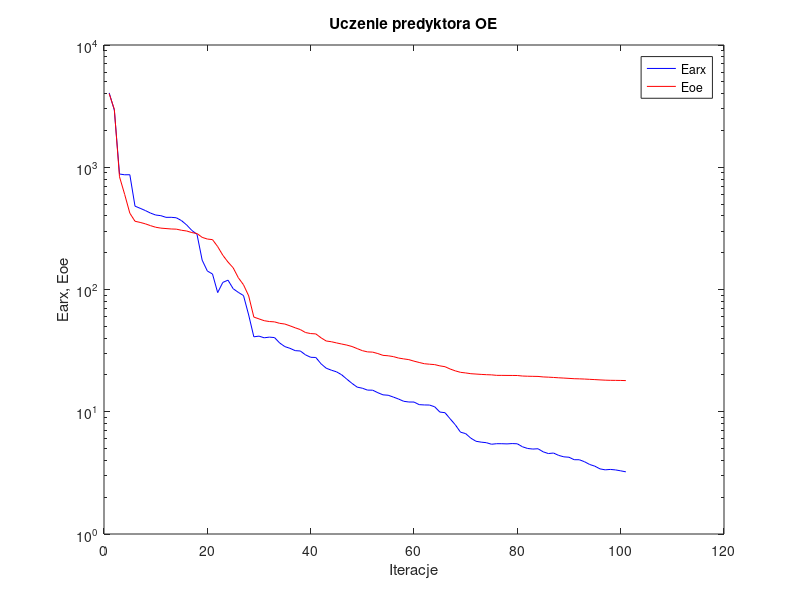
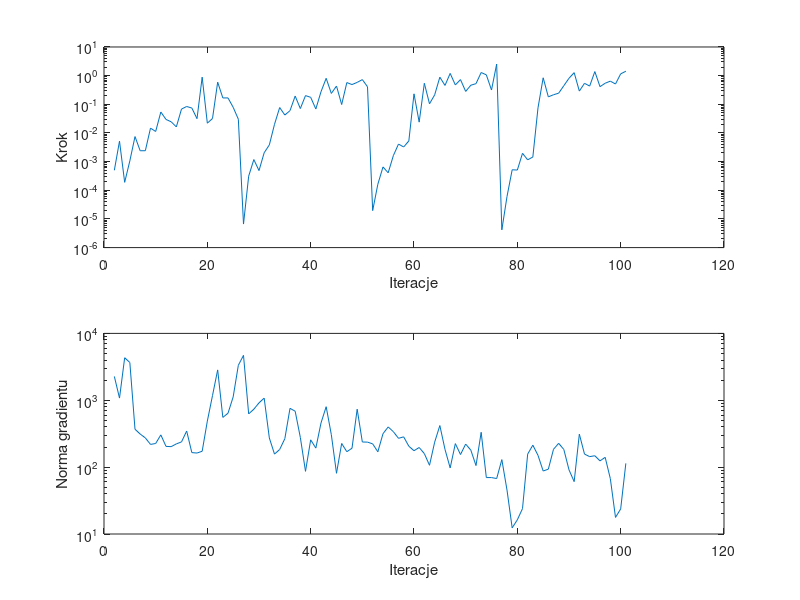

Recreate these plots in MATLAB, in order.
%uczenie predyktora oe
clear all;
n=0; farx(n+1)=4.057577e+003; foe(n+1)=4.001846e+003; wspucz(n+1)=0.000000e+000; ng(n+1)=0.000000e+000;
%odnowa zmiennej metryki
n=1; farx(n+1)=2.932045e+003; foe(n+1)=2.975111e+003; krok(n+1)=4.987505e-004; ng(n+1)=2.271874e+003;
n=2; farx(n+1)=8.803119e+002; foe(n+1)=8.357114e+002; krok(n+1)=5.167850e-003; ng(n+1)=1.078185e+003;
n=3; farx(n+1)=8.678676e+002; foe(n+1)=5.995510e+002; krok(n+1)=1.895397e-004; ng(n+1)=4.322383e+003;
n=4; farx(n+1)=8.686038e+002; foe(n+1)=4.208392e+002; krok(n+1)=1.060430e-003; ng(n+1)=3.669811e+003;
n=5; farx(n+1)=4.807020e+002; foe(n+1)=3.616207e+002; krok(n+1)=7.479896e-003; ng(n+1)=3.686603e+002;
n=6; farx(n+1)=4.614946e+002; foe(n+1)=3.538162e+002; krok(n+1)=2.394037e-003; ng(n+1)=3.127393e+002;
n=7; farx(n+1)=4.425125e+002; foe(n+1)=3.445545e+002; krok(n+1)=2.400181e-003; ng(n+1)=2.736035e+002;
n=8; farx(n+1)=4.217774e+002; foe(n+1)=3.329464e+002; krok(n+1)=1.473291e-002; ng(n+1)=2.187211e+002;
n=9; farx(n+1)=4.067268e+002; foe(n+1)=3.230549e+002; krok(n+1)=1.127002e-002; ng(n+1)=2.256361e+002;
n=10; farx(n+1)=4.017793e+002; foe(n+1)=3.177455e+002; krok(n+1)=5.387784e-002; ng(n+1)=3.036668e+002;
n=11; farx(n+1)=3.892707e+002; foe(n+1)=3.151933e+002; krok(n+1)=2.965791e-002; ng(n+1)=2.041963e+002;
n=12; farx(n+1)=3.895684e+002; foe(n+1)=3.126892e+002; krok(n+1)=2.452306e-002; ng(n+1)=2.025196e+002;
n=13; farx(n+1)=3.860738e+002; foe(n+1)=3.116638e+002; krok(n+1)=1.626130e-002; ng(n+1)=2.226056e+002;
n=14; farx(n+1)=3.660570e+002; foe(n+1)=3.051981e+002; krok(n+1)=6.813219e-002; ng(n+1)=2.382903e+002;
n=15; farx(n+1)=3.372545e+002; foe(n+1)=3.009881e+002; krok(n+1)=8.388517e-002; ng(n+1)=3.466909e+002;
n=16; farx(n+1)=3.042864e+002; foe(n+1)=2.921881e+002; krok(n+1)=7.406706e-002; ng(n+1)=1.649456e+002;
n=17; farx(n+1)=2.825426e+002; foe(n+1)=2.870302e+002; krok(n+1)=3.153693e-002; ng(n+1)=1.624155e+002;
n=18; farx(n+1)=1.738284e+002; foe(n+1)=2.669750e+002; krok(n+1)=8.858725e-001; ng(n+1)=1.727161e+002;
n=19; farx(n+1)=1.416858e+002; foe(n+1)=2.586722e+002; krok(n+1)=2.191235e-002; ng(n+1)=4.881411e+002;
n=20; farx(n+1)=1.339160e+002; foe(n+1)=2.558566e+002; krok(n+1)=3.196395e-002; ng(n+1)=1.176304e+003;
n=21; farx(n+1)=9.435977e+001; foe(n+1)=2.243702e+002; krok(n+1)=5.925364e-001; ng(n+1)=2.845105e+003;
n=22; farx(n+1)=1.143489e+002; foe(n+1)=1.905820e+002; krok(n+1)=1.668612e-001; ng(n+1)=5.546890e+002;
n=23; farx(n+1)=1.192248e+002; foe(n+1)=1.676782e+002; krok(n+1)=1.668612e-001; ng(n+1)=6.395272e+002;
n=24; farx(n+1)=1.014988e+002; foe(n+1)=1.504910e+002; krok(n+1)=7.866273e-002; ng(n+1)=1.123044e+003;
n=25; farx(n+1)=9.472623e+001; foe(n+1)=1.247872e+002; krok(n+1)=3.022871e-002; ng(n+1)=3.336404e+003;
%odnowa zmiennej metryki
n=26; farx(n+1)=8.921843e+001; foe(n+1)=1.093314e+002; krok(n+1)=6.631510e-006; ng(n+1)=4.694730e+003;
n=27; farx(n+1)=6.190701e+001; foe(n+1)=8.874751e+001; krok(n+1)=3.109358e-004; ng(n+1)=6.253596e+002;
n=28; farx(n+1)=4.102355e+001; foe(n+1)=5.948478e+001; krok(n+1)=1.179568e-003; ng(n+1)=7.347615e+002;
n=29; farx(n+1)=4.156263e+001; foe(n+1)=5.748636e+001; krok(n+1)=4.863026e-004; ng(n+1)=9.145625e+002;
n=30; farx(n+1)=4.026076e+001; foe(n+1)=5.557919e+001; krok(n+1)=2.038825e-003; ng(n+1)=1.076146e+003;
n=31; farx(n+1)=4.077889e+001; foe(n+1)=5.470156e+001; krok(n+1)=3.830473e-003; ng(n+1)=2.730688e+002;
n=32; farx(n+1)=4.043604e+001; foe(n+1)=5.435902e+001; krok(n+1)=2.001452e-002; ng(n+1)=1.565686e+002;
n=33; farx(n+1)=3.652603e+001; foe(n+1)=5.287570e+001; krok(n+1)=7.700420e-002; ng(n+1)=1.835182e+002;
n=34; farx(n+1)=3.411676e+001; foe(n+1)=5.219006e+001; krok(n+1)=4.226396e-002; ng(n+1)=2.664214e+002;
n=35; farx(n+1)=3.301620e+001; foe(n+1)=5.043964e+001; krok(n+1)=6.002401e-002; ng(n+1)=7.573102e+002;
n=36; farx(n+1)=3.161794e+001; foe(n+1)=4.862257e+001; krok(n+1)=1.937164e-001; ng(n+1)=6.862388e+002;
n=37; farx(n+1)=3.140352e+001; foe(n+1)=4.700510e+001; krok(n+1)=7.104066e-002; ng(n+1)=2.780116e+002;
n=38; farx(n+1)=2.920230e+001; foe(n+1)=4.446510e+001; krok(n+1)=2.012417e-001; ng(n+1)=8.651714e+001;
n=39; farx(n+1)=2.789382e+001; foe(n+1)=4.361068e+001; krok(n+1)=1.752988e-001; ng(n+1)=2.558977e+002;
n=40; farx(n+1)=2.779316e+001; foe(n+1)=4.333576e+001; krok(n+1)=6.864555e-002; ng(n+1)=1.927792e+002;
n=41; farx(n+1)=2.469006e+001; foe(n+1)=4.028733e+001; krok(n+1)=2.745494e-001; ng(n+1)=4.571861e+002;
n=42; farx(n+1)=2.271514e+001; foe(n+1)=3.791731e+001; krok(n+1)=8.067975e-001; ng(n+1)=8.008559e+002;
n=43; farx(n+1)=2.188250e+001; foe(n+1)=3.739758e+001; krok(n+1)=2.393567e-001; ng(n+1)=3.053698e+002;
n=44; farx(n+1)=2.121492e+001; foe(n+1)=3.657180e+001; krok(n+1)=4.339732e-001; ng(n+1)=8.091980e+001;
n=45; farx(n+1)=2.006770e+001; foe(n+1)=3.581339e+001; krok(n+1)=9.809225e-002; ng(n+1)=2.258714e+002;
n=46; farx(n+1)=1.846977e+001; foe(n+1)=3.509878e+001; krok(n+1)=5.727234e-001; ng(n+1)=1.700712e+002;
n=47; farx(n+1)=1.706491e+001; foe(n+1)=3.417694e+001; krok(n+1)=4.887823e-001; ng(n+1)=1.916678e+002;
n=48; farx(n+1)=1.590231e+001; foe(n+1)=3.285812e+001; krok(n+1)=5.810114e-001; ng(n+1)=7.353946e+002;
n=49; farx(n+1)=1.557884e+001; foe(n+1)=3.160845e+001; krok(n+1)=7.271671e-001; ng(n+1)=2.376346e+002;
n=50; farx(n+1)=1.503579e+001; foe(n+1)=3.088309e+001; krok(n+1)=4.099104e-001; ng(n+1)=2.365851e+002;
%odnowa zmiennej metryki
n=51; farx(n+1)=1.501223e+001; foe(n+1)=3.074117e+001; krok(n+1)=1.953303e-005; ng(n+1)=2.229210e+002;
n=52; farx(n+1)=1.431748e+001; foe(n+1)=2.992576e+001; krok(n+1)=1.624345e-004; ng(n+1)=1.694513e+002;
n=53; farx(n+1)=1.375083e+001; foe(n+1)=2.893196e+001; krok(n+1)=6.518015e-004; ng(n+1)=3.162309e+002;
n=54; farx(n+1)=1.364653e+001; foe(n+1)=2.869921e+001; krok(n+1)=4.069498e-004; ng(n+1)=3.989748e+002;
n=55; farx(n+1)=1.318817e+001; foe(n+1)=2.825778e+001; krok(n+1)=1.612540e-003; ng(n+1)=3.393035e+002;
n=56; farx(n+1)=1.271320e+001; foe(n+1)=2.750417e+001; krok(n+1)=4.098218e-003; ng(n+1)=2.697297e+002;
n=57; farx(n+1)=1.218177e+001; foe(n+1)=2.706866e+001; krok(n+1)=3.240245e-003; ng(n+1)=2.837332e+002;
n=58; farx(n+1)=1.201530e+001; foe(n+1)=2.669072e+001; krok(n+1)=5.272732e-003; ng(n+1)=2.055275e+002;
n=59; farx(n+1)=1.200660e+001; foe(n+1)=2.593708e+001; krok(n+1)=2.317569e-001; ng(n+1)=1.760636e+002;
n=60; farx(n+1)=1.143325e+001; foe(n+1)=2.530457e+001; krok(n+1)=2.386882e-002; ng(n+1)=1.965801e+002;
n=61; farx(n+1)=1.136837e+001; foe(n+1)=2.471085e+001; krok(n+1)=5.419562e-001; ng(n+1)=1.594280e+002;
n=62; farx(n+1)=1.134680e+001; foe(n+1)=2.448832e+001; krok(n+1)=1.041001e-001; ng(n+1)=1.065846e+002;
n=63; farx(n+1)=1.098257e+001; foe(n+1)=2.430086e+001; krok(n+1)=2.134155e-001; ng(n+1)=2.364601e+002;
n=64; farx(n+1)=9.943766e+000; foe(n+1)=2.374036e+001; krok(n+1)=8.847528e-001; ng(n+1)=4.186002e+002;
n=65; farx(n+1)=9.822248e+000; foe(n+1)=2.336194e+001; krok(n+1)=4.555491e-001; ng(n+1)=1.841395e+002;
n=66; farx(n+1)=8.749637e+000; foe(n+1)=2.236803e+001; krok(n+1)=1.196555e+000; ng(n+1)=9.727225e+001;
n=67; farx(n+1)=7.815977e+000; foe(n+1)=2.159868e+001; krok(n+1)=4.741921e-001; ng(n+1)=2.247741e+002;
n=68; farx(n+1)=6.806770e+000; foe(n+1)=2.101286e+001; krok(n+1)=7.271671e-001; ng(n+1)=1.543323e+002;
n=69; farx(n+1)=6.624689e+000; foe(n+1)=2.077325e+001; krok(n+1)=2.818076e-001; ng(n+1)=2.211750e+002;
n=70; farx(n+1)=6.079931e+000; foe(n+1)=2.047960e+001; krok(n+1)=4.635137e-001; ng(n+1)=1.795137e+002;
n=71; farx(n+1)=5.735459e+000; foe(n+1)=2.034415e+001; krok(n+1)=5.249576e-001; ng(n+1)=1.055745e+002;
n=72; farx(n+1)=5.641792e+000; foe(n+1)=2.021093e+001; krok(n+1)=1.285695e+000; ng(n+1)=3.320373e+002;
n=73; farx(n+1)=5.584911e+000; foe(n+1)=2.010265e+001; krok(n+1)=1.065517e+000; ng(n+1)=6.982201e+001;
n=74; farx(n+1)=5.423310e+000; foe(n+1)=2.003337e+001; krok(n+1)=3.152950e-001; ng(n+1)=6.981813e+001;
n=75; farx(n+1)=5.479039e+000; foe(n+1)=1.985127e+001; krok(n+1)=2.539807e+000; ng(n+1)=6.750520e+001;
%odnowa zmiennej metryki
n=76; farx(n+1)=5.477245e+000; foe(n+1)=1.984302e+001; krok(n+1)=4.158459e-006; ng(n+1)=1.295329e+002;
n=77; farx(n+1)=5.458131e+000; foe(n+1)=1.981924e+001; krok(n+1)=6.047525e-005; ng(n+1)=4.538368e+001;
n=78; farx(n+1)=5.492256e+000; foe(n+1)=1.981092e+001; krok(n+1)=5.192137e-004; ng(n+1)=1.235713e+001;
n=79; farx(n+1)=5.469210e+000; foe(n+1)=1.979141e+001; krok(n+1)=5.080539e-004; ng(n+1)=1.630040e+001;
n=80; farx(n+1)=5.168555e+000; foe(n+1)=1.959770e+001; krok(n+1)=1.952316e-003; ng(n+1)=2.397216e+001;
n=81; farx(n+1)=5.006662e+000; foe(n+1)=1.952824e+001; krok(n+1)=1.153983e-003; ng(n+1)=1.566727e+002;
n=82; farx(n+1)=4.953205e+000; foe(n+1)=1.948596e+001; krok(n+1)=1.448033e-003; ng(n+1)=2.131925e+002;
n=83; farx(n+1)=4.981705e+000; foe(n+1)=1.945245e+001; krok(n+1)=7.533346e-002; ng(n+1)=1.500152e+002;
n=84; farx(n+1)=4.702505e+000; foe(n+1)=1.926781e+001; krok(n+1)=8.413217e-001; ng(n+1)=8.746027e+001;
n=85; farx(n+1)=4.550998e+000; foe(n+1)=1.918748e+001; krok(n+1)=1.817918e-001; ng(n+1)=9.327502e+001;
n=86; farx(n+1)=4.594898e+000; foe(n+1)=1.908150e+001; krok(n+1)=2.155114e-001; ng(n+1)=1.848547e+002;
n=87; farx(n+1)=4.395537e+000; foe(n+1)=1.895863e+001; krok(n+1)=2.442288e-001; ng(n+1)=2.271299e+002;
n=88; farx(n+1)=4.278170e+000; foe(n+1)=1.885880e+001; krok(n+1)=4.461084e-001; ng(n+1)=1.835720e+002;
n=89; farx(n+1)=4.245760e+000; foe(n+1)=1.874948e+001; krok(n+1)=8.088973e-001; ng(n+1)=9.109163e+001;
n=90; farx(n+1)=4.052817e+000; foe(n+1)=1.863531e+001; krok(n+1)=1.270866e+000; ng(n+1)=6.072708e+001;
n=91; farx(n+1)=4.049846e+000; foe(n+1)=1.858423e+001; krok(n+1)=2.894475e-001; ng(n+1)=3.113782e+002;
n=92; farx(n+1)=3.901170e+000; foe(n+1)=1.851495e+001; krok(n+1)=5.403454e-001; ng(n+1)=1.567431e+002;
n=93; farx(n+1)=3.704667e+000; foe(n+1)=1.841746e+001; krok(n+1)=4.322425e-001; ng(n+1)=1.435645e+002;
n=94; farx(n+1)=3.587506e+000; foe(n+1)=1.832511e+001; krok(n+1)=1.386016e+000; ng(n+1)=1.480481e+002;
n=95; farx(n+1)=3.409841e+000; foe(n+1)=1.822142e+001; krok(n+1)=4.126070e-001; ng(n+1)=1.240578e+002;
n=96; farx(n+1)=3.348429e+000; foe(n+1)=1.813040e+001; krok(n+1)=5.431301e-001; ng(n+1)=1.401327e+002;
n=97; farx(n+1)=3.374712e+000; foe(n+1)=1.807850e+001; krok(n+1)=6.428250e-001; ng(n+1)=6.725138e+001;
n=98; farx(n+1)=3.344518e+000; foe(n+1)=1.805841e+001; krok(n+1)=5.107206e-001; ng(n+1)=1.770109e+001;
n=99; farx(n+1)=3.286905e+000; foe(n+1)=1.803437e+001; krok(n+1)=1.153327e+000; ng(n+1)=2.372050e+001;
n=100; farx(n+1)=3.225526e+000; foe(n+1)=1.798420e+001; krok(n+1)=1.422745e+000; ng(n+1)=1.137641e+002;

figure; semilogy(farx,'b'); hold on; semilogy(foe,'r'); xlabel('Iteracje'); ylabel('Earx, Eoe'); legend('Earx','Eoe'); title('Uczenie predyktora OE');
figure; subplot(2,1,1); semilogy(krok); xlabel('Iteracje'); ylabel('Krok');
subplot(2,1,2); semilogy(ng); xlabel('Iteracje'); ylabel('Norma gradientu');
Earx=farx(n+1)
Eoe=foe(n+1)
